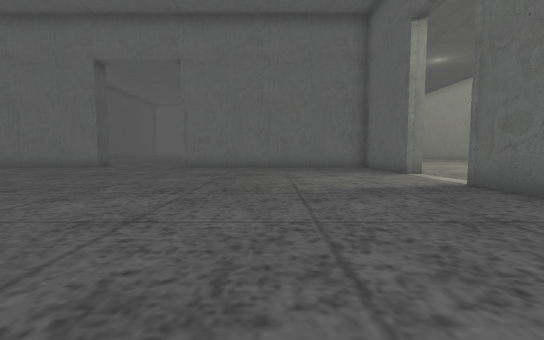
[1] (above)

24 first-person views from a walk through a Unity game level. The camera is 0.68 m above the floor, tilts 4° down and sees 90° across. The floor is counted in squares, 1 m on a side. Each view is taken from the middle of a square. On the plan, view 1 faces up. The plan holds only what a view shows up to about 9 squares ahead; the rest is blank. The place goes on beyond the plan. The player character is not drawn. Some surface patterns are stand-ins.

[2]
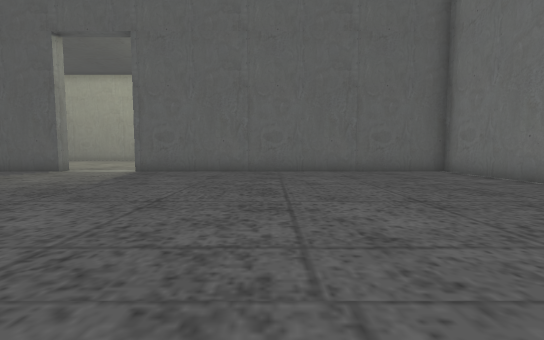

[3]
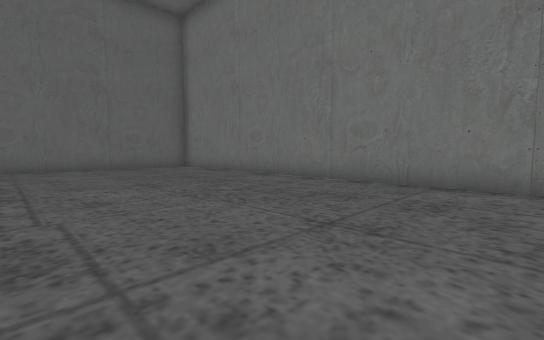

[4]
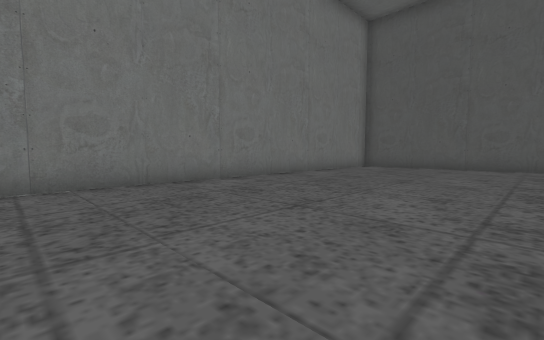

[5]
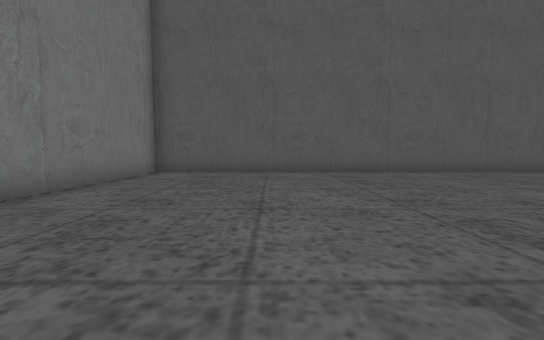

[6]
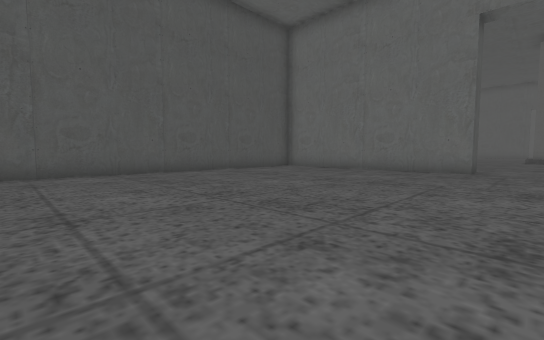

[7]
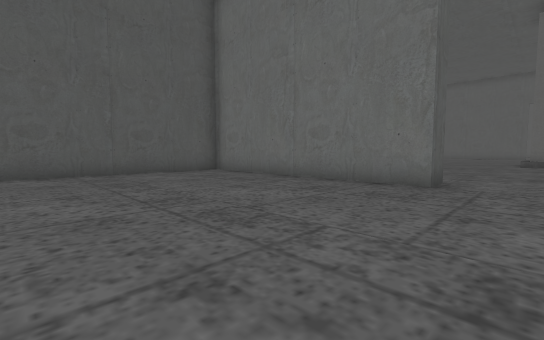

[8]
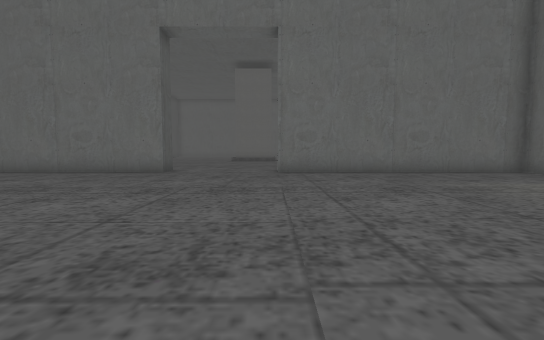

[9]
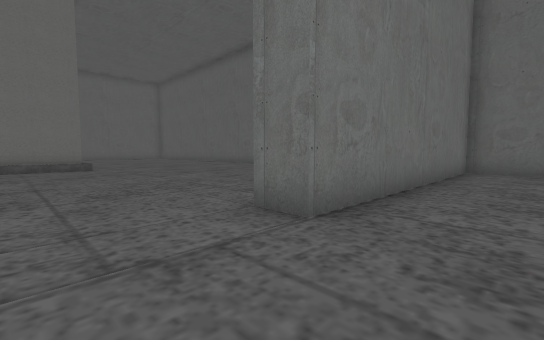

[10]
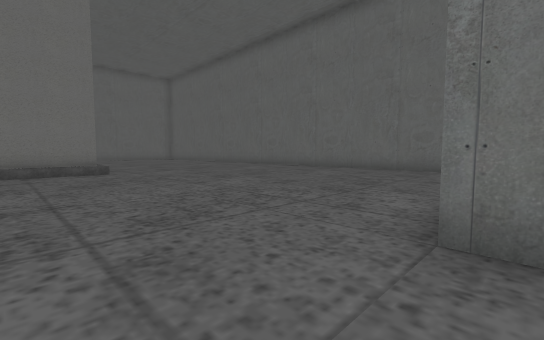

[11]
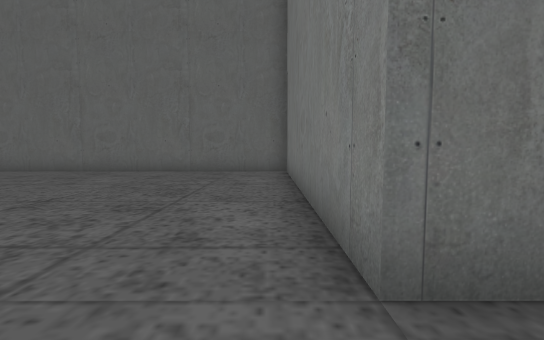

[12]
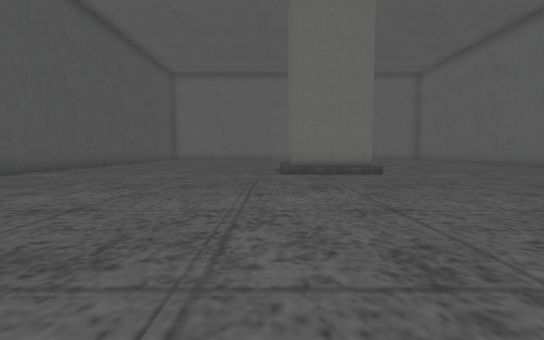

[13]
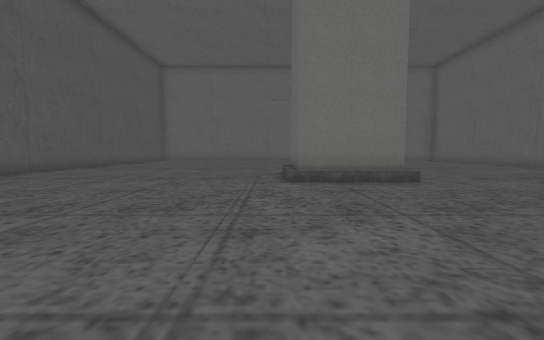

[14]
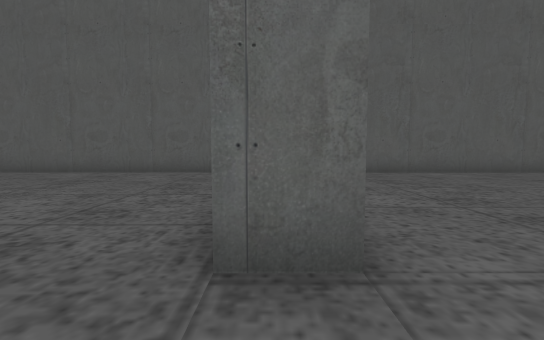

[15]
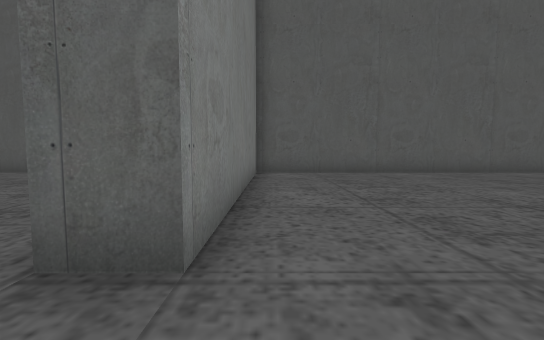

[16]
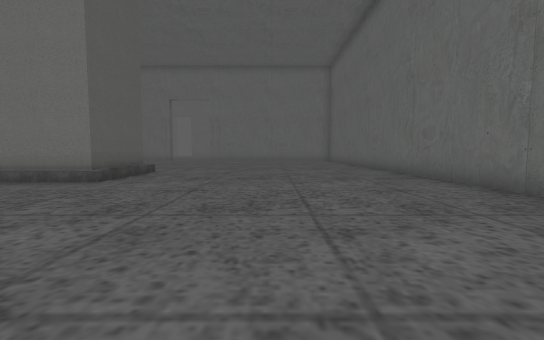

[17]
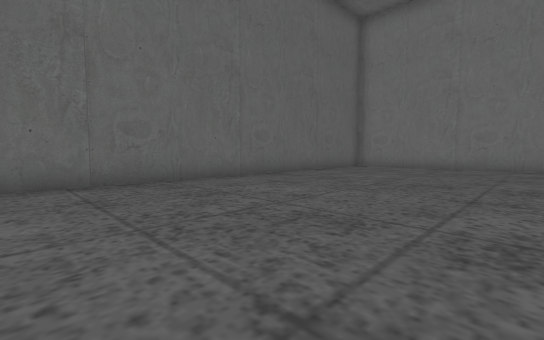

[18]
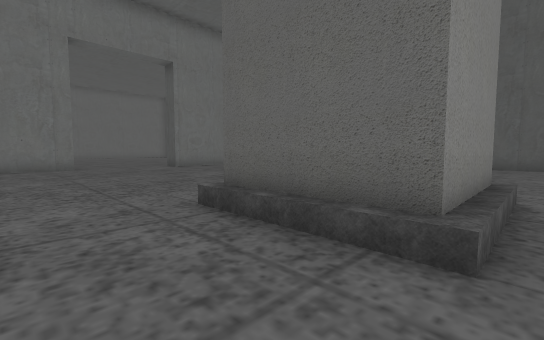

[19]
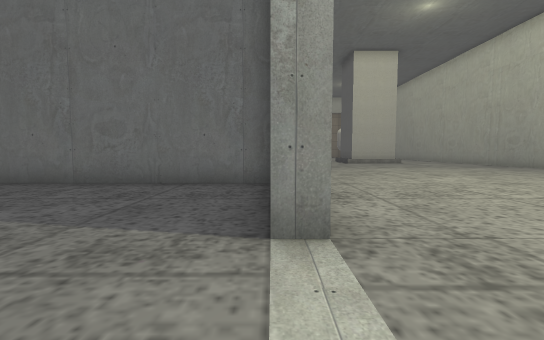

[20]
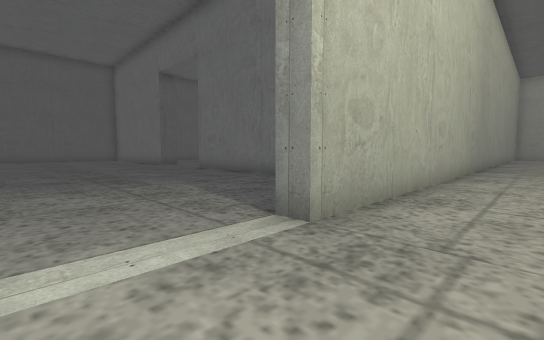

[21]
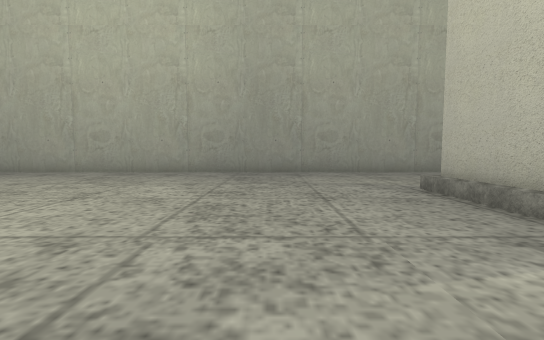

[22]
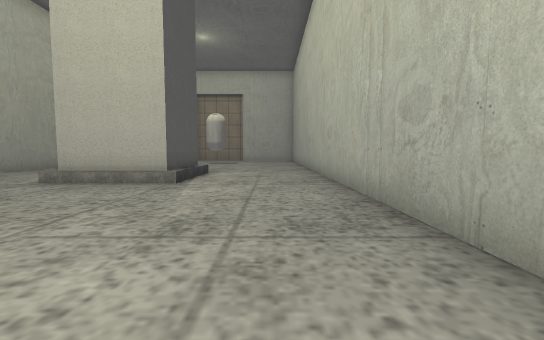

[23]
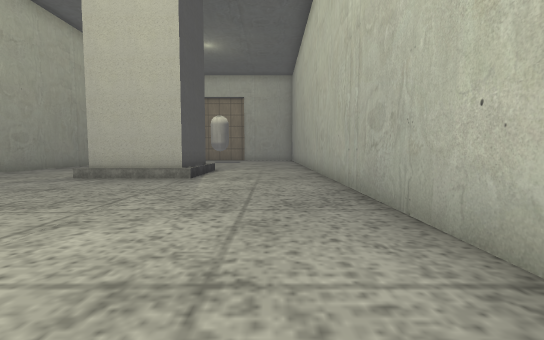

[24]
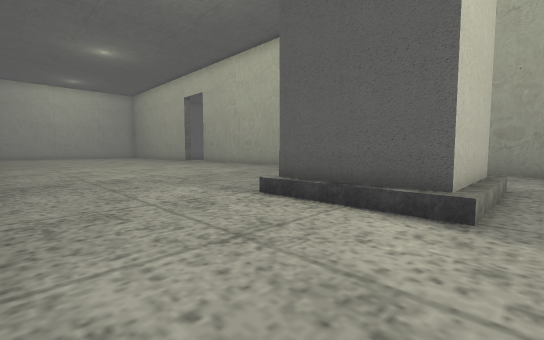

### Floor plan
Points are (right, up) in squares from view 1. A wall is a line through its corners. A room is listed if a view was taken in it or the views show most of it. See-through windows are left out.
Room 1 (views 1, 2, 3, 4, 5, 6, 7, 8, 9, 10, 11, 12, 13, 14, 15, 16, 17, 18)
walls: (-14.6, 10.2) (-14.6, -4.7) (4, -4.7) (4, 5.6); (4, 8.1) (4, 11.7) (-3.8, 11.7) (-3.8, 12.5) (4, 12.5) (4, 24.1); (-4, 23.5) (-4, 21.1) (-6.4, 21.1) (-6.4, 22.1); (-14.6, 24.1) (-14.6, 12.5) (-7.5, 12.5) (-7.5, 11.7) (-13.1, 11.7)
low walls: (-6.8, 23.8) (-3.8, 23.8) (-3.8, 20.9) (-6.8, 20.9)
ways out: opening at (4, 7) to room 2
Room 2 (views 19, 20, 21, 22, 23, 24)
walls: (14.5, 15.4) (14.5, 24); (8.2, 23.4) (10.7, 23.4) (10.7, 20.9) (8.2, 20.9); (4.5, 24.1) (4.5, 8.1) (4, 8.1)
low walls: (8.5, 23.5) (11, 23.5) (11, 20.7) (8, 20.7)
ways out: opening at (4, 7) to room 1

Where each view was taken, in squares from view 1:
view 1: 0 up, 0 right, facing up
view 2: 1 up, 5 left, facing right
view 3: 1 up, 7 left, facing down-right
view 4: 1 up, 3 left, facing down-left
view 5: 1 down, 6 left, facing left
view 6: 2 up, 6 left, facing up-left
view 7: 6 up, 6 left, facing up-left
view 8: 3 up, 4 left, facing up
view 9: 10 up, 6 left, facing up-right
view 10: 12 up, 6 left, facing up-right
view 11: 13 up, 5 left, facing right
view 12: 13 up, 7 left, facing up
view 13: 15 up, 7 left, facing up
view 14: 12 up, 6 left, facing left
view 15: 13 up, 6 left, facing left
view 16: 15 up, 0 right, facing up
view 17: 24 up, 2 left, facing down-right
view 18: 24 up, 2 left, facing down-left
view 19: 6 up, 4 right, facing up
view 20: 6 up, 6 right, facing up-left
view 21: 18 up, 13 right, facing left
view 22: 15 up, 13 right, facing up
view 23: 14 up, 13 right, facing up
view 24: 24 up, 14 right, facing down-left
